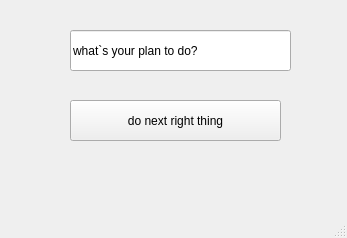
<?xml version="1.0" encoding="UTF-8"?>
<ui version="4.0">
 <class>MainWindow</class>
 <widget class="QMainWindow" name="MainWindow">
  <property name="geometry">
   <rect>
    <x>0</x>
    <y>0</y>
    <width>347</width>
    <height>238</height>
   </rect>
  </property>
  <property name="windowTitle">
   <string>MainWindow</string>
  </property>
  <widget class="QWidget" name="centralwidget">
   <widget class="QPushButton" name="pushButton">
    <property name="geometry">
     <rect>
      <x>70</x>
      <y>100</y>
      <width>211</width>
      <height>41</height>
     </rect>
    </property>
    <property name="toolTip">
     <string>&lt;b&gt;why&lt;/b&gt;</string>
    </property>
    <property name="text">
     <string>do next right thing</string>
    </property>
   </widget>
   <widget class="QLineEdit" name="lineEdit">
    <property name="geometry">
     <rect>
      <x>70</x>
      <y>30</y>
      <width>221</width>
      <height>41</height>
     </rect>
    </property>
    <property name="text">
     <string>what`s your plan to do?</string>
    </property>
   </widget>
  </widget>
  <widget class="QMenuBar" name="menubar">
   <property name="geometry">
    <rect>
     <x>0</x>
     <y>0</y>
     <width>347</width>
     <height>26</height>
    </rect>
   </property>
  </widget>
  <widget class="QStatusBar" name="statusbar"/>
 </widget>
 <resources/>
 <connections/>
</ui>
